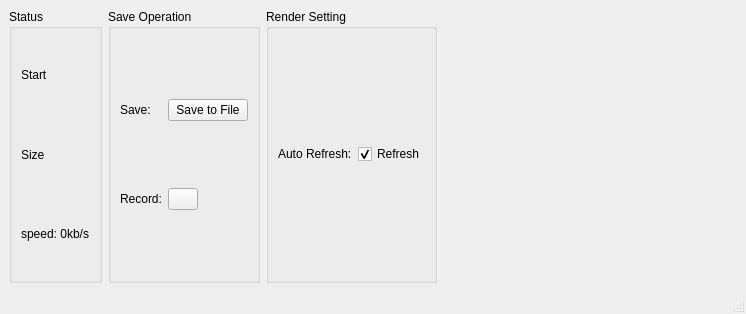
<?xml version="1.0" encoding="UTF-8"?>
<ui version="4.0">
 <class>CameraImage</class>
 <widget class="QMainWindow" name="CameraImage">
  <property name="geometry">
   <rect>
    <x>0</x>
    <y>0</y>
    <width>746</width>
    <height>314</height>
   </rect>
  </property>
  <property name="windowTitle">
   <string>Camera Image</string>
  </property>
  <widget class="QWidget" name="centralwidget">
   <layout class="QVBoxLayout" name="verticalLayout_4">
    <item>
     <layout class="QVBoxLayout" name="verticalLayout_2">
      <item>
       <layout class="QHBoxLayout" name="horizontalLayout">
        <item>
         <widget class="QGroupBox" name="groupBox_7">
          <property name="title">
           <string>Status</string>
          </property>
          <layout class="QVBoxLayout" name="verticalLayout_3">
           <item>
            <widget class="QLabel" name="statusLabel_2">
             <property name="text">
              <string>Start</string>
             </property>
            </widget>
           </item>
           <item>
            <widget class="QLabel" name="sizeLabel_2">
             <property name="text">
              <string>Size</string>
             </property>
            </widget>
           </item>
           <item>
            <widget class="QLabel" name="udpSpeedLabel_2">
             <property name="text">
              <string>speed: 0kb/s</string>
             </property>
            </widget>
           </item>
          </layout>
         </widget>
        </item>
        <item>
         <widget class="QGroupBox" name="groupBox_2">
          <property name="title">
           <string>Save Operation</string>
          </property>
          <layout class="QGridLayout" name="gridLayout_4">
           <item row="1" column="0">
            <widget class="QLabel" name="label_4">
             <property name="text">
              <string>Record:</string>
             </property>
            </widget>
           </item>
           <item row="0" column="1">
            <widget class="QPushButton" name="SaveButton_2">
             <property name="text">
              <string>Save to File</string>
             </property>
            </widget>
           </item>
           <item row="0" column="0">
            <widget class="QLabel" name="label_5">
             <property name="text">
              <string>Save:</string>
             </property>
            </widget>
           </item>
           <item row="1" column="1">
            <widget class="QPushButton" name="RecordButton_2">
             <property name="maximumSize">
              <size>
               <width>30</width>
               <height>16777215</height>
              </size>
             </property>
             <property name="styleSheet">
              <string notr="true">QPushButton{border-image:
                                                url(:/pointview_icon/record-on-disable.png);}
                                                QPushButton:hover{border-image: url(:/pointview_icon/record-on.png);}</string>
             </property>
             <property name="text">
              <string/>
             </property>
            </widget>
           </item>
          </layout>
         </widget>
        </item>
        <item>
         <widget class="QGroupBox" name="groupBox">
          <property name="title">
           <string>Render Setting</string>
          </property>
          <layout class="QGridLayout" name="gridLayout_3">
           <item row="0" column="0">
            <widget class="QLabel" name="AutoRefreshLabel_2">
             <property name="text">
              <string>Auto Refresh:</string>
             </property>
            </widget>
           </item>
           <item row="0" column="1">
            <widget class="QCheckBox" name="AutoRefreshCheckbox_2">
             <property name="text">
              <string>Refresh</string>
             </property>
             <property name="checked">
              <bool>true</bool>
             </property>
            </widget>
           </item>
          </layout>
         </widget>
        </item>
        <item>
         <spacer name="horizontalSpacer_2">
          <property name="orientation">
           <enum>Qt::Horizontal</enum>
          </property>
          <property name="sizeHint" stdset="0">
           <size>
            <width>40</width>
            <height>20</height>
           </size>
          </property>
         </spacer>
        </item>
       </layout>
      </item>
     </layout>
    </item>
   </layout>
  </widget>
  <widget class="QMenuBar" name="menubar">
   <property name="geometry">
    <rect>
     <x>0</x>
     <y>0</y>
     <width>746</width>
     <height>28</height>
    </rect>
   </property>
  </widget>
  <widget class="QStatusBar" name="statusbar"/>
 </widget>
 <resources/>
 <connections/>
</ui>
